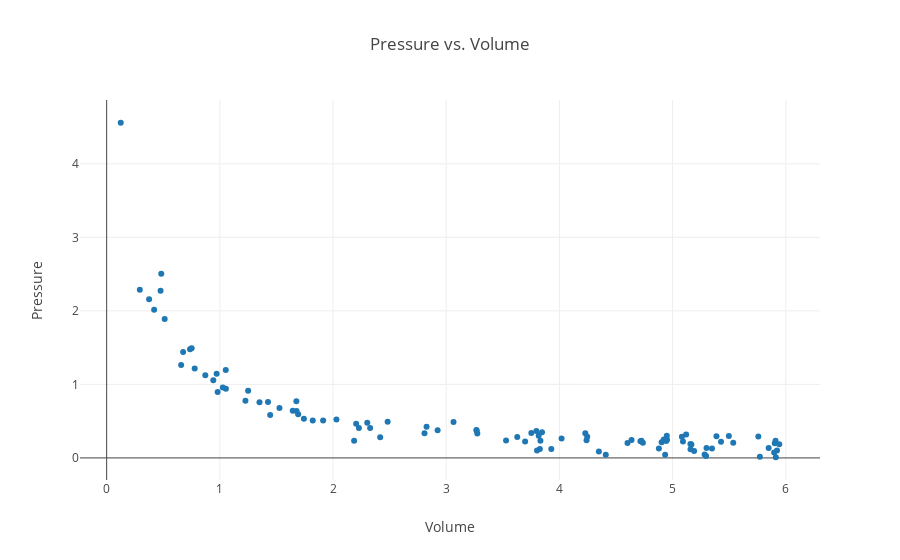

Write notebook code for a chart like this one.
### Code cell
# Imports, borrowing code from a 'library' that is used to generate the graph.
import plotly.offline as py
from plotly.offline import init_notebook_mode, iplot
import plotly.graph_objs as go
import numpy as np
from numpy import random as rand
import math
init_notebook_mode(connected=True)

# Initialize data sets. This makes sure it does not graph old data from previous experiments.
gx = []
gy = []
trials = []

# Constant multiple in Boyle's Law.
kB = 1

# Boyle's Law is technically PV = k, where k is constant for that specific system, (It varies between systems.)
# and P1V1 = P2V2 is only a result of this relationship. Students do not need to learn this however.
# For simplicity k is set to 1.

# Randomly generate data based on user defined volume and number of trials.
for i in range(0, N):
    temp = rand.random_sample() * volume
    
    # Prevent large outliers.
    # The limit is arbitrary, it is just so the graph looks nice and so the relationship is clearly defined.
    limit = rand.random_sample() + 1
    while(kB/temp > volume/limit):
        temp = rand.random_sample() * volume
    
    # Adds noise to points.
    outputx = rand.uniform(temp-(rand.random_sample()/4), temp+(rand.random_sample()/4))
    outputy = rand.uniform((kB/temp)-(rand.random_sample()/4), (kB/temp)+(rand.random_sample()/4))
    
    # Add the values to the list of data.
    trials.append((outputx, outputy))
    gx.append(outputx)
    gy.append(outputy)

# Organizes data.
trace = go.Scatter(x=gx, y=gy, mode='markers')

# Labels graph.
templayout = go.Layout(title='Pressure vs. Volume', xaxis=dict(title='Volume'), yaxis=dict(title='Pressure'))

# Renders graph. 
tempdata = [trace]
fig = go.Figure(data=tempdata, layout=templayout)
py.iplot(fig, filename='scatter-plot')

### Figure 1 — Plotly figure (JSON) as saved in the notebook; plotly's stock layout.template omitted (floating-point values rounded to 4 significant figures)
{"data": [{"mode": "markers", "type": "scatter", "uid": "a7f06598-8e91-11e8-bebe-28cfe9142f7f", "x": [4.602, 1.743, 5.897, 5.536, 5.757, 3.929, 2.808, 1.678, 5.296, 3.267, 0.6579, 1.25, 1.052, 1.644, 5.903, 4.949, 1.692, 5.119, 5.497, 0.7778, 0.9715, 5.19, 3.697, 5.166, 0.4825, 0.4764, 1.226, 2.204, 2.328, 0.942, 5.158, 5.849, 2.229, 4.349, 2.417, 1.35, 5.082, 1.425, 4.879, 4.951, 3.846, 0.7365, 5.771, 4.934, 5.283, 5.092, 2.186, 4.903, 3.268, 0.7509, 1.053, 4.229, 2.826, 2.303, 0.9804, 5.91, 3.827, 4.716, 3.064, 3.628, 3.529, 1.026, 3.275, 0.5124, 1.912, 5.348, 4.922, 5.922, 5.387, 5.158, 4.019, 0.375, 1.821, 4.737, 3.832, 5.428, 0.1245, 2.03, 4.725, 4.24, 3.797, 4.637, 2.482, 3.817, 0.8714, 4.246, 4.943, 1.445, 1.527, 5.912, 3.752, 2.924, 0.4196, 4.41, 0.293, 0.6755, 5.299, 3.802, 1.676, 5.942], "y": [0.2032, 0.5315, 0.07362, 0.2049, 0.2898, 0.1196, 0.3361, 0.6389, 0.02681, 0.3812, 1.265, 0.915, 1.197, 0.6426, 0.2, 0.3018, 0.594, 0.3188, 0.2993, 1.217, 1.144, 0.09348, 0.2234, 0.1827, 2.507, 2.275, 0.7763, 0.463, 0.4084, 1.056, 0.1179, 0.1354, 0.407, 0.08613, 0.281, 0.7556, 0.2871, 0.7597, 0.1274, 0.2462, 0.3478, 1.476, 0.01445, 0.04307, 0.04497, 0.2245, 0.233, 0.2118, 0.3736, 1.49, 0.9422, 0.336, 0.4224, 0.4793, 0.897, 0.2323, 0.1198, 0.2256, 0.487, 0.2857, 0.2359, 0.9589, 0.3322, 1.89, 0.5083, 0.1291, 0.2515, 0.09935, 0.2945, 0.1901, 0.2629, 2.16, 0.5101, 0.2055, 0.2342, 0.2188, 4.559, 0.5221, 0.2344, 0.2387, 0.3668, 0.2424, 0.4934, 0.3024, 1.125, 0.2888, 0.2309, 0.5836, 0.6787, 0.008975, 0.3388, 0.3776, 2.015, 0.04225, 2.286, 1.442, 0.1349, 0.09964, 0.7718, 0.185]}], "layout": {"title": "Pressure vs. Volume", "xaxis": {"title": "Volume"}, "yaxis": {"title": "Pressure"}}}
